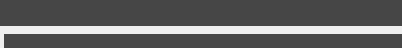
<?xml version="1.0" encoding="UTF-8"?>
<ui version="4.0">
 <class>wgResize</class>
 <widget class="QWidget" name="wgResize">
  <property name="geometry">
   <rect>
    <x>0</x>
    <y>0</y>
    <width>402</width>
    <height>47</height>
   </rect>
  </property>
  <property name="minimumSize">
   <size>
    <width>0</width>
    <height>0</height>
   </size>
  </property>
  <property name="maximumSize">
   <size>
    <width>16777215</width>
    <height>1632332</height>
   </size>
  </property>
  <property name="windowTitle">
   <string>Project</string>
  </property>
  <property name="windowIcon">
   <iconset>
    <normaloff>:/btn/btn/btnProject48.png</normaloff>:/btn/btn/btnProject48.png</iconset>
  </property>
  <property name="styleSheet">
   <string notr="true"/>
  </property>
  <layout class="QVBoxLayout" name="verticalLayout_5">
   <property name="spacing">
    <number>4</number>
   </property>
   <property name="margin">
    <number>0</number>
   </property>
   <item>
    <widget class="QWidget" name="wg" native="true">
     <property name="minimumSize">
      <size>
       <width>0</width>
       <height>26</height>
      </size>
     </property>
     <property name="styleSheet">
      <string notr="true">QWidget{
	background-color: rgb(70, 70, 70);
	selection-background-color: rgb(1, 79, 131);
	color: rgb(235, 235, 235);
}

QPushButton { 
	border:0px;
}

QPushButton:hover {background-color: rgb(55, 90, 126); }

QPushButton:pressed{ 
	 border: 0px solid green;
}

QToolTip { 
	background-color: rgb(52, 52, 52);
	color: rgb(241, 241, 241);
	border: black solid 1px;
}</string>
     </property>
     <layout class="QHBoxLayout" name="layTop">
      <property name="spacing">
       <number>6</number>
      </property>
      <property name="margin">
       <number>0</number>
      </property>
      <item>
       <widget class="QPushButton" name="btnOptions">
        <property name="minimumSize">
         <size>
          <width>0</width>
          <height>0</height>
         </size>
        </property>
        <property name="maximumSize">
         <size>
          <width>14</width>
          <height>1633233</height>
         </size>
        </property>
        <property name="font">
         <font>
          <weight>75</weight>
          <bold>true</bold>
         </font>
        </property>
        <property name="toolTip">
         <string>Options: Open and change script settings.</string>
        </property>
        <property name="styleSheet">
         <string notr="true">color: rgb(255, 0, 0);</string>
        </property>
        <property name="text">
         <string/>
        </property>
        <property name="icon">
         <iconset>
          <normaloff>:/btn/scriptSelection/python/ui/btnArrowDown20.png</normaloff>:/btn/scriptSelection/python/ui/btnArrowDown20.png</iconset>
        </property>
        <property name="iconSize">
         <size>
          <width>12</width>
          <height>12</height>
         </size>
        </property>
       </widget>
      </item>
     </layout>
    </widget>
   </item>
   <item>
    <widget class="QWidget" name="wgOptions" native="true">
     <property name="styleSheet">
      <string notr="true">color: rgb(233, 233, 233);</string>
     </property>
     <layout class="QHBoxLayout" name="layOptions">
      <property name="spacing">
       <number>12</number>
      </property>
      <property name="leftMargin">
       <number>8</number>
      </property>
      <property name="topMargin">
       <number>0</number>
      </property>
      <property name="rightMargin">
       <number>0</number>
      </property>
      <property name="bottomMargin">
       <number>0</number>
      </property>
     </layout>
    </widget>
   </item>
   <item>
    <widget class="QWidget" name="wgFooter" native="true">
     <layout class="QHBoxLayout" name="horizontalLayout_2">
      <property name="leftMargin">
       <number>4</number>
      </property>
      <property name="topMargin">
       <number>0</number>
      </property>
      <property name="rightMargin">
       <number>0</number>
      </property>
      <property name="bottomMargin">
       <number>0</number>
      </property>
      <item>
       <widget class="QLabel" name="lblComment">
        <property name="font">
         <font>
          <weight>75</weight>
          <bold>true</bold>
         </font>
        </property>
        <property name="styleSheet">
         <string notr="true">color: rgb(167, 167, 167);
background-color: rgb(71, 71, 71);</string>
        </property>
        <property name="frameShape">
         <enum>QFrame::NoFrame</enum>
        </property>
        <property name="text">
         <string/>
        </property>
       </widget>
      </item>
     </layout>
    </widget>
   </item>
  </layout>
 </widget>
 <resources>
  <include location="../../../img.qrc"/>
 </resources>
 <connections/>
</ui>
